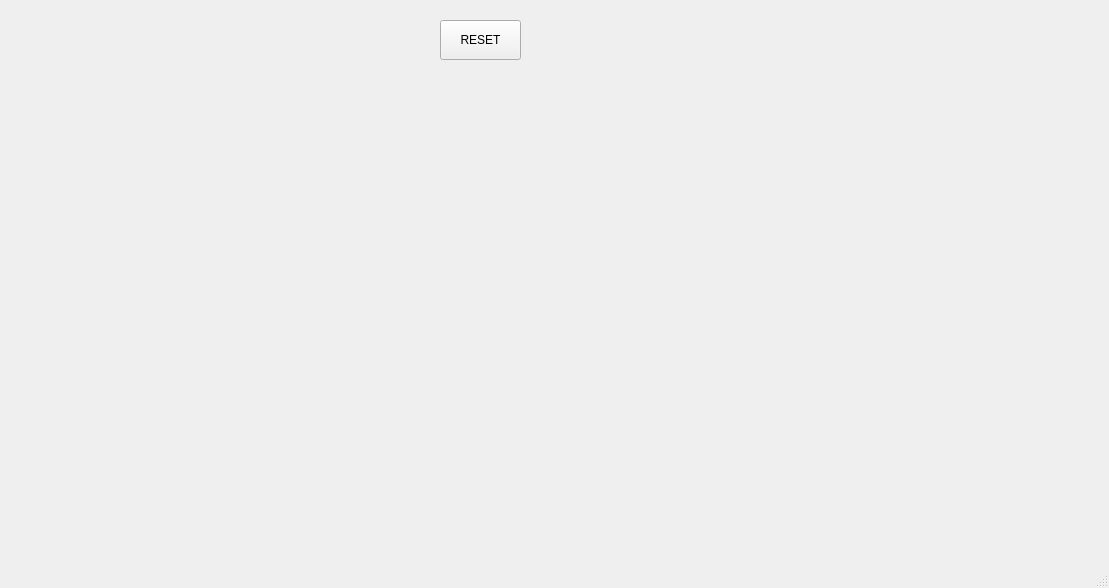
<?xml version="1.0" encoding="UTF-8"?>
<ui version="4.0">
 <class>MainWindow</class>
 <widget class="QMainWindow" name="MainWindow">
  <property name="enabled">
   <bool>true</bool>
  </property>
  <property name="geometry">
   <rect>
    <x>0</x>
    <y>0</y>
    <width>1109</width>
    <height>588</height>
   </rect>
  </property>
  <property name="windowTitle">
   <string>MainWindow</string>
  </property>
  <widget class="QWidget" name="centralwidget">
   <widget class="QPushButton" name="pb">
    <property name="geometry">
     <rect>
      <x>440</x>
      <y>20</y>
      <width>81</width>
      <height>40</height>
     </rect>
    </property>
    <property name="text">
     <string>RESET</string>
    </property>
    <property name="iconSize">
     <size>
      <width>40</width>
      <height>40</height>
     </size>
    </property>
   </widget>
  </widget>
  <widget class="QMenuBar" name="menubar">
   <property name="geometry">
    <rect>
     <x>0</x>
     <y>0</y>
     <width>1109</width>
     <height>21</height>
    </rect>
   </property>
  </widget>
  <widget class="QStatusBar" name="statusbar"/>
 </widget>
 <resources/>
 <connections/>
</ui>
